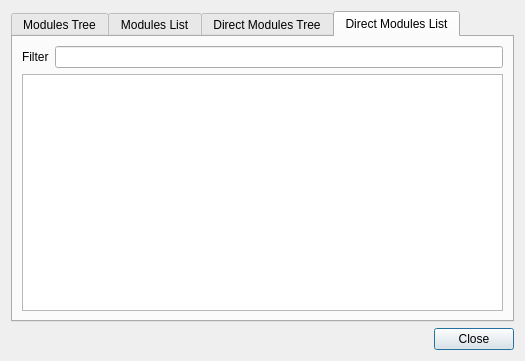
<?xml version="1.0" encoding="UTF-8"?>
<ui version="4.0">
 <class>QgsGrassToolsBase</class>
 <widget class="QDialog" name="QgsGrassToolsBase">
  <property name="geometry">
   <rect>
    <x>0</x>
    <y>0</y>
    <width>525</width>
    <height>361</height>
   </rect>
  </property>
  <property name="minimumSize">
   <size>
    <width>350</width>
    <height>350</height>
   </size>
  </property>
  <property name="windowTitle">
   <string>Grass Tools</string>
  </property>
  <layout class="QGridLayout" name="gridLayout_2">
   <item row="0" column="0">
    <widget class="QTabWidget" name="mTabWidget">
     <property name="currentIndex">
      <number>3</number>
     </property>
     <widget class="QWidget" name="modulesTree">
      <attribute name="title">
       <string>Modules Tree</string>
      </attribute>
      <layout class="QGridLayout">
       <item row="0" column="0">
        <widget class="QTreeWidget" name="mModulesTree">
         <property name="indentation">
          <number>8</number>
         </property>
         <property name="rootIsDecorated">
          <bool>false</bool>
         </property>
         <property name="wordWrap">
          <bool>true</bool>
         </property>
         <column>
          <property name="text">
           <string>1</string>
          </property>
         </column>
        </widget>
       </item>
      </layout>
     </widget>
     <widget class="QWidget" name="modulesList">
      <attribute name="title">
       <string>Modules List</string>
      </attribute>
      <layout class="QGridLayout" name="gridLayout_1">
       <item row="0" column="0">
        <widget class="QLabel" name="label">
         <property name="text">
          <string>Filter</string>
         </property>
        </widget>
       </item>
       <item row="0" column="1">
        <widget class="QLineEdit" name="mFilterInput"/>
       </item>
       <item row="1" column="0" colspan="2">
        <widget class="QListView" name="mListView">
         <property name="horizontalScrollBarPolicy">
          <enum>Qt::ScrollBarAlwaysOff</enum>
         </property>
         <property name="alternatingRowColors">
          <bool>true</bool>
         </property>
         <property name="wordWrap">
          <bool>true</bool>
         </property>
        </widget>
       </item>
      </layout>
     </widget>
     <widget class="QWidget" name="directModulesTree">
      <attribute name="title">
       <string>Direct Modules Tree</string>
      </attribute>
      <layout class="QGridLayout" name="gridLayout">
       <item row="0" column="0">
        <widget class="QTreeWidget" name="mDirectModulesTree">
         <property name="indentation">
          <number>8</number>
         </property>
         <property name="rootIsDecorated">
          <bool>false</bool>
         </property>
         <property name="wordWrap">
          <bool>true</bool>
         </property>
         <column>
          <property name="text">
           <string>1</string>
          </property>
         </column>
        </widget>
       </item>
      </layout>
     </widget>
     <widget class="QWidget" name="ditrectModulesList">
      <attribute name="title">
       <string>Direct Modules List</string>
      </attribute>
      <layout class="QGridLayout" name="gridLayout_3">
       <item row="0" column="0">
        <widget class="QLabel" name="label_2">
         <property name="text">
          <string>Filter</string>
         </property>
        </widget>
       </item>
       <item row="0" column="1">
        <widget class="QLineEdit" name="mDirectFilterInput"/>
       </item>
       <item row="1" column="0" colspan="2">
        <widget class="QListView" name="mDirectListView">
         <property name="horizontalScrollBarPolicy">
          <enum>Qt::ScrollBarAlwaysOff</enum>
         </property>
         <property name="alternatingRowColors">
          <bool>true</bool>
         </property>
         <property name="wordWrap">
          <bool>true</bool>
         </property>
        </widget>
       </item>
      </layout>
     </widget>
    </widget>
   </item>
   <item row="1" column="0">
    <widget class="QDialogButtonBox" name="buttonBox">
     <property name="orientation">
      <enum>Qt::Horizontal</enum>
     </property>
     <property name="standardButtons">
      <set>QDialogButtonBox::Close</set>
     </property>
    </widget>
   </item>
  </layout>
 </widget>
 <resources/>
 <connections>
  <connection>
   <sender>buttonBox</sender>
   <signal>accepted()</signal>
   <receiver>QgsGrassToolsBase</receiver>
   <slot>accept()</slot>
   <hints>
    <hint type="sourcelabel">
     <x>252</x>
     <y>295</y>
    </hint>
    <hint type="destinationlabel">
     <x>157</x>
     <y>274</y>
    </hint>
   </hints>
  </connection>
  <connection>
   <sender>buttonBox</sender>
   <signal>rejected()</signal>
   <receiver>QgsGrassToolsBase</receiver>
   <slot>reject()</slot>
   <hints>
    <hint type="sourcelabel">
     <x>320</x>
     <y>295</y>
    </hint>
    <hint type="destinationlabel">
     <x>286</x>
     <y>274</y>
    </hint>
   </hints>
  </connection>
 </connections>
</ui>
